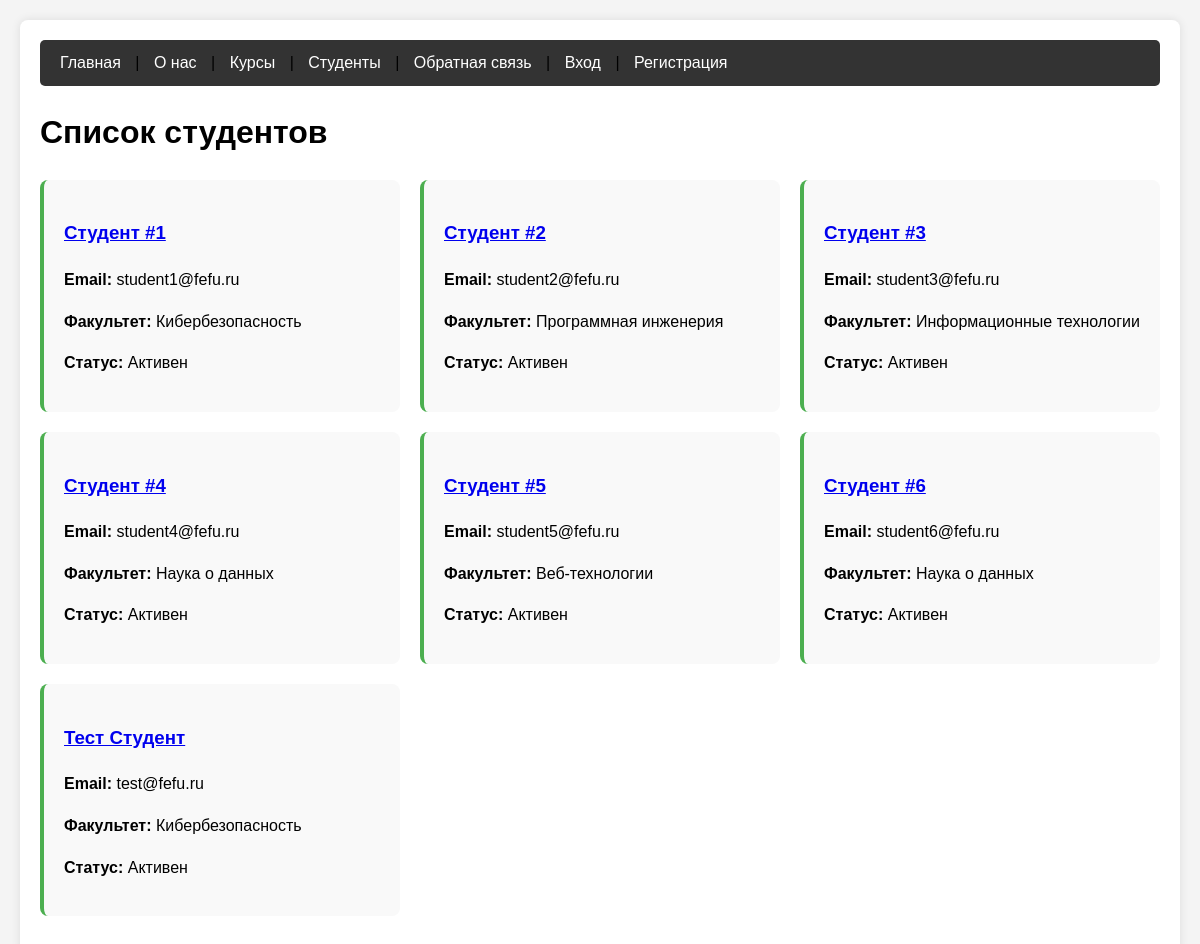
The page /students/ on the database its author committed.
### fefu_lab/models.py (models this page shows, shortened)
class Student(models.Model):
    FACULTY_CHOICES = [
        ('CS', 'Кибербезопасность'),
        ('SE', 'Программная инженерия'),
        ('IT', 'Информационные технологии'),
        ('DS', 'Наука о данных'),
        ('WEB', 'Веб-технологии'),
    ]
    user = models.OneToOneField(
        User,
        on_delete=models.CASCADE,
        related_name='student_profile',
        verbose_name='Пользователь',
        null=True,  # Добавляем
        blank=True  # Добавляем
    )
    faculty = models.CharField(
        max_length=3,
        choices=FACULTY_CHOICES,
        default='CS',
        verbose_name='Факультет'
    )
    birth_date = models.DateField(null=True, blank=True, verbose_name='Дата рождения')
    student_id = models.CharField(max_length=20, blank=True, verbose_name='Студенческий билет')
    is_active = models.BooleanField(default=True, verbose_name='Активен')
    created_at = models.DateTimeField(auto_now_add=True)
    updated_at = models.DateTimeField(auto_now=True)
    class Meta:
        verbose_name = 'Студент'
        verbose_name_plural = 'Студенты'
        ordering = ['user__last_name', 'user__first_name']
    @property
    def full_name(self):
        return self.user.get_full_name()
    @property
    def email(self):
        return self.user.email

### fefu_lab/views.py (the view)
# urls.py: path('students/', views.StudentListView.as_view(), name='student_list'),
class StudentListView(ListView):
    model = Student
    template_name = 'fefu_lab/student_list.html'
    context_object_name = 'students'
    def get_queryset(self):
        return Student.objects.filter(is_active=True).select_related('user')

### fefu_lab/templates/fefu_lab/student_list.html (shortened to what this page needs)
{% extends "fefu_lab/base.html" %}
{% block heading %}Список студентов{% endblock %}
{% block content %}
<div class="student-list">
    {% for student in students %}
    <div class="student-card">
        <h3><a href="{% url 'student_detail' student.pk %}">{{ student.full_name }}</a></h3>
        <p><strong>Email:</strong> {{ student.email }}</p>
        <p><strong>Факультет:</strong> {{ student.get_faculty_display }}</p>
        <p><strong>Статус:</strong> {% if student.is_active %}Активен{% else %}Неактивен{% endif %}</p>
    </div>
    {% empty %}
    <p>Студенты не найдены.</p>
    {% endfor %}
</div>
{% endblock %}

### fefu_lab/static/fefu_lab/css/style.css (style rules this page uses)
body { font-family: Arial, sans-serif; line-height: 1.6; margin: 0; padding: 20px; background-color: #f4f4f4; }
.student-list, .course-list { display: grid; grid-template-columns: repeat(auto-fill, minmax(300px, 1fr)); gap: 20px; margin: 20px 0; }
.student-card, .course-card { background: #f9f9f9; padding: 20px; border-radius: 8px; border-left: 4px solid #4CAF50; }

### rows shown on the page
Student: full_name "Студент #1", email "student1@fefu.ru", faculty "Кибербезопасность", is_active "Активен"
Student: full_name "Студент #2", email "student2@fefu.ru", faculty "Программная инженерия", is_active "Активен"
Student: full_name "Студент #3", email "student3@fefu.ru", faculty "Информационные технологии", is_active "Активен"
Student: full_name "Студент #4", email "student4@fefu.ru", faculty "Наука о данных", is_active "Активен"
Student: full_name "Студент #5", email "student5@fefu.ru", faculty "Веб-технологии", is_active "Активен"
Student: full_name "Студент #6", email "student6@fefu.ru", faculty "Наука о данных", is_active "Активен"
Student: full_name "Тест Студент", email "test@fefu.ru", faculty "Кибербезопасность", is_active "Активен"
